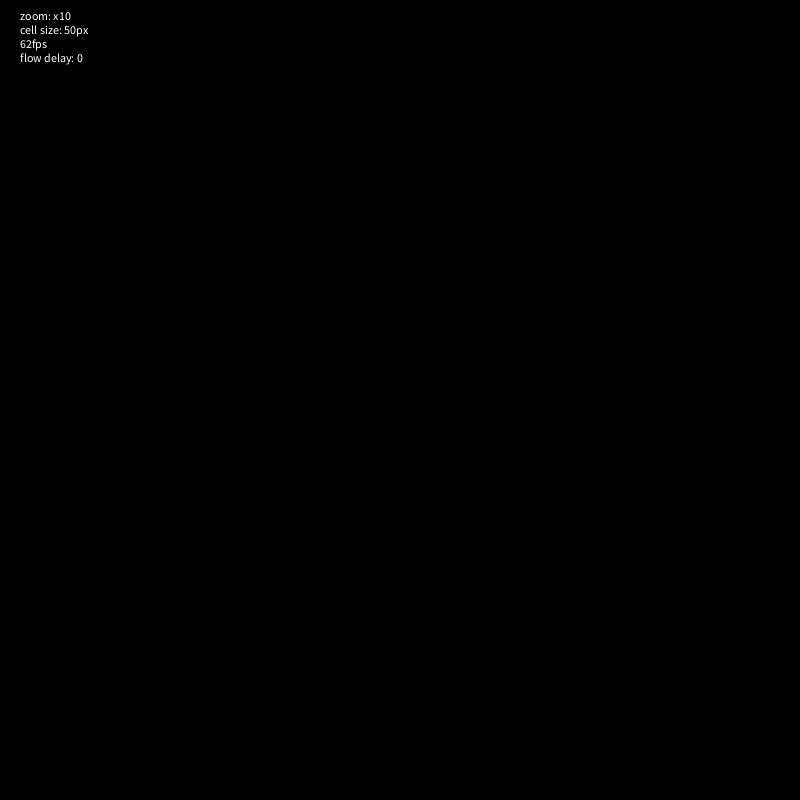
Frame 1 (no input)
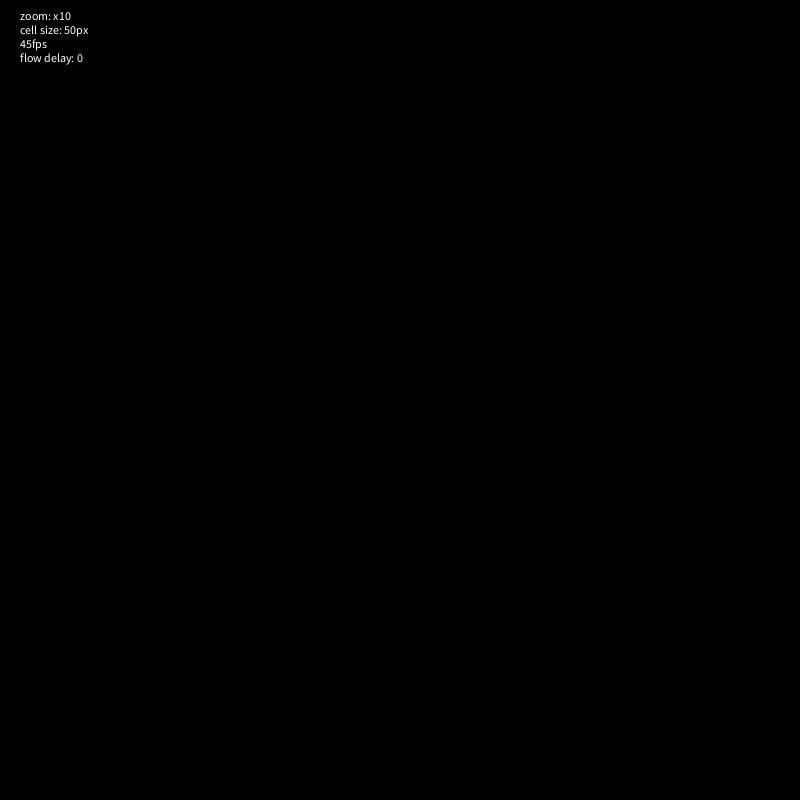
Frame 60 (the mouse pressed at the canvas centre just before this capture)
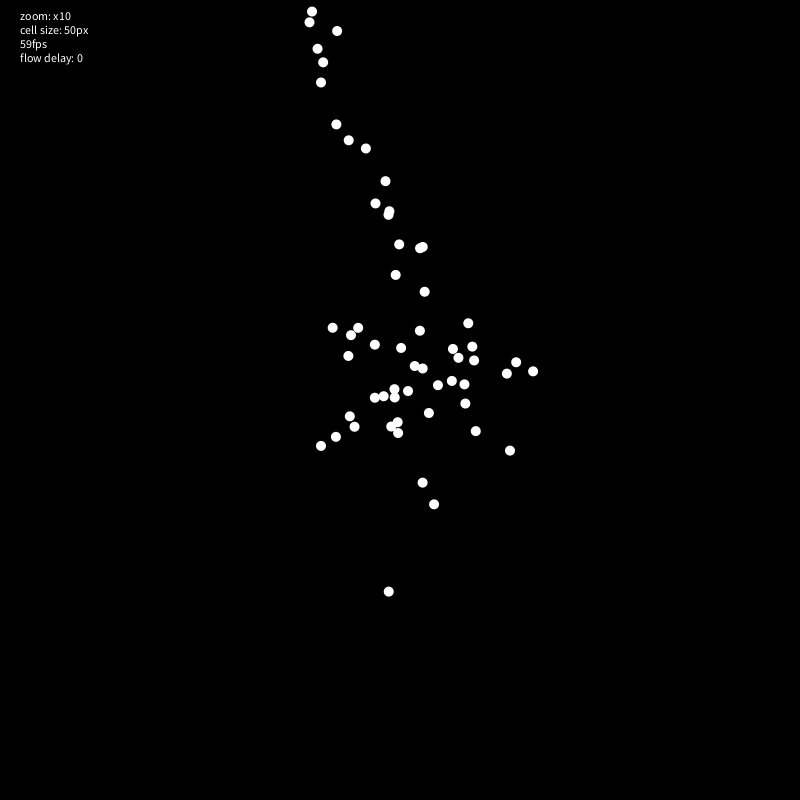
Frame 120 (the mouse held since frame 60 and released just before this capture)

The Processing sketch that drew these frames (run headless with seeded random() and noise(); from frame 60 on, the mouse is pressed at the canvas centre):

// Processing sketch: FlowField
// ── FlowField.pde
// CLICK : spawn particles
// P : turn on/off paths
// SPACE : show/hide flow field
// LEFT / RIGHT : change resolution
// UP / DOWN : zoom in/out perlin noise

// This sketch is an example of a flow field implementation. Perlin
// noise is used to generate a grid of direction vectors. The vectors
// are stored in a 2D array for easy look-up. Every update the particles
// use their position to look-up which vector they are "closest" to. The
// particles then calculate steering force to match the vector's direction.


float zoom = 10;
FlowNode[][] nodes;
ArrayList<Agent> agents = new ArrayList<Agent>();
PGraphics buffer;
boolean showPaths = false;
boolean showField = false;

int sze = 50;
int size2 = 25;
int cols = 10;
int rows = 10;
int flow = 0;
float timerFlow = 0;
float time = 0;

void setup() {
  size(800, 800);
  buffer = createGraphics(width, height);
  generateField();
}
void draw() {
  
  background(0);
  
  float current = millis()/1000.0;
  float dt = current - time;
  time = current;
  
  if(timerFlow > 0) timerFlow -= dt; 
  if (mousePressed) {
    if(timerFlow <= 0){
      Agent agent = new Agent();
      agents.add(agent);
      agent.position = new PVector(mouseX, mouseY);
      timerFlow = flow/10.0;
    }
  }
  if (showField) {
    for (FlowNode[] row : nodes) {
      for (FlowNode node : row) {
        node.draw();
      }
    }
  }
  buffer.beginDraw();
  if (!showPaths) buffer.background(0, 0);
  for (int i = 0; i < agents.size(); i++) {
    Agent agent = agents.get(i);
    agent.update();
    agent.draw();
    if (agent.dead) {
      agents.remove(agent);
      i--;
    }
  }
  buffer.endDraw();
  if (showPaths) image(buffer, 0, 0);
  fill(255);
  text("zoom: x" + (int) zoom + "\ncell size: " + (int) sze + "px\n" + (int)frameRate + "fps\nflow delay: " + flow, 20, 20);
}

void generateField() {

  cols = int(width / sze);
  rows = int(height / sze);
  size2 = int(sze/2);

  nodes = new FlowNode[rows][cols];
  for (int Y = 0; Y < rows; Y ++) {
    //FlowNode[] row = FlowNode[cols];
    for (int X = 0; X < cols; X ++) {
      float angle = noise(X/zoom, Y/zoom) * (float) Math.PI * 4;
      nodes[Y][X] = new FlowNode(new PVector(X * sze + size2, Y * sze + size2), angle);
    }
  }
}
PVector getFlowAt(PVector p) {

  int x = (int)(p.x/sze);
  int y = (int)(p.y/sze);

  if (x < 0 || y < 0) return new PVector();
  if (x >= cols || y >= rows) return new PVector();

  return nodes[y][x].direction.get();
}
void keyPressed() {
  //println(keyCode);
  if (keyCode == 32) showField = !showField;
  if (keyCode == 80) showPaths = !showPaths;
  if (keyCode == 38) zoom ++;
  if (keyCode == 40) zoom --;
  if (keyCode == 37) sze --;
  if (keyCode == 39) sze ++;
  if (zoom < 1) zoom = 1;
  if (zoom > 100) zoom = 100;
  if (sze < 15) sze = 15;
  if (sze > 100) sze = 100;
  generateField();
}
void mouseWheel(MouseEvent event){
  flow += event.getCount();
  if(flow < 0) flow = 0;
  if(flow > 10) flow = 10;
}
int frame = 0;
void output(){
  frame++;
 save("render/steering_"+frame+".png"); 
}
// ── Agent.pde
public class Agent {

  boolean dead = false;
  PVector position = new PVector();
  PVector lastPosition = new PVector();
  PVector velocity = new PVector(random(4) - 2, random(4) - 2);
  PVector acceleration = new PVector();
  PVector force = new PVector();
  float maxSpeed = 10;
  float maxForce = 1;
  float mass = random(5) + 1;
  color strokeColor1 = 0;
  color strokeColor2 = 0;
  boolean switchColor = false;
  float strokeWeight = 1;

  public Agent() {

    float brightness = 1;
    switch(int(random(3))) {
    case 0:
      brightness = random(1);
      break;
    case 1:
      brightness = random(.5) + random(.5);
      break;
    case 2:
      brightness = random(.1);
      break;
    }

    brightness = 1;

    strokeColor1 = color(random(255) * brightness, random(255) * brightness, random(255) * brightness);
    strokeColor2 = color(random(255) * brightness, random(255) * brightness, random(255) * brightness);

    strokeWeight = random(5) + 1;
    
    velocity = PVector.fromAngle(random(TWO_PI));
    velocity.mult(6);
  }
  public void steer(PVector f) {
    if (f.x == 0 && f.y == 0) dead = true;
    f.mult(maxSpeed);
    f.sub(velocity);
    f.limit(maxForce);
    addForce(f);
  }
  void addForce(PVector f) {
    force.add(f);
  }
  void resetValues() {
    // Reset force and acceleration to zero every update!
    force.mult(0);
    acceleration.mult(0);
  }
  void update() {
    resetValues(); // reset force & acceleration
    lastPosition = position.get();

    steer(getFlowAt(position)); // steering algorithm
    force.div(mass); // divide force by mass. (f = ma ... a = f/m)
    acceleration.add(force); // set acceleration to f/m (a = f/m)
    velocity.add(acceleration); // add acceleration to current velocity
    position.add(velocity); // add speed to current position
  }
  void draw() {
    if (showPaths) {
      //switchColor = !switchColor;
      buffer.stroke(switchColor ? strokeColor1 : strokeColor2);
      buffer.strokeWeight(strokeWeight);
      buffer.line(lastPosition.x, lastPosition.y, position.x, position.y);
    }
    noStroke();
    fill(255);
    ellipse(position.x, position.y, 10, 10);
  }
}


// ── FlowNode.pde
public class FlowNode {
  
  float W = 20;
  float W2 = W/2;
  
  PVector position;
  PVector direction;
  float angle;
  color tint = color(255, 0, 0);
  
  public FlowNode(PVector position, float angle) {
    
    //direction = PVector.fromAngle(angle);
    direction = new PVector(cos(angle), sin(angle)); 
    
    
    colorMode(HSB);
    tint = color(degrees(atan2(direction.y, direction.x)) + 180, 255, 255);
    colorMode(RGB);
    
    this.position = position;
    this.angle = angle;
  }
  public void draw() {
    noStroke();
    fill(tint);
    pushMatrix();
    translate(position.x, position.y);
    rotate(angle);
    ellipse(0,0,W2,W2);
    stroke(tint);
    strokeWeight(3);
    line(0, 0, W2, 0);
    popMatrix();
  }
  
} 
